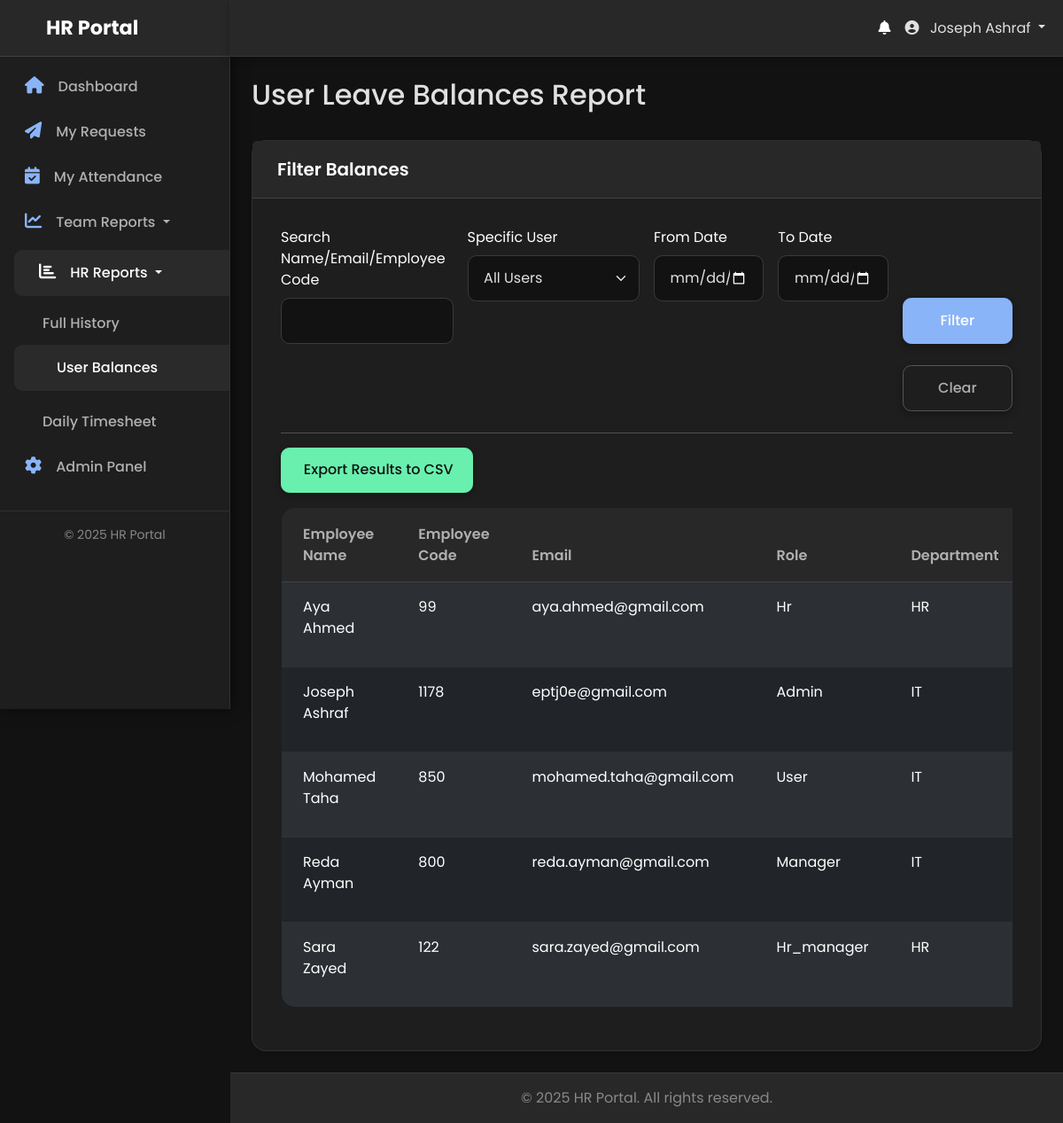
Screenshot of /reports/user_balances.php (signed in) with the database file from the repository.
### tables this page shows
CREATE TABLE `users` (
  `id` int(11) NOT NULL,
  `employee_code` varchar(50) DEFAULT NULL,
  `full_name` varchar(255) NOT NULL,
  `email` varchar(255) NOT NULL,
  `password` varchar(255) NOT NULL,
  `contact_number` varchar(20) DEFAULT NULL,
  `emergency_contact_name` varchar(255) DEFAULT NULL,
  `emergency_contact_number` varchar(20) DEFAULT NULL,
  `role` enum('user','manager','hr','hr_manager','admin') NOT NULL DEFAULT 'user',
  `shift_id` int(11) DEFAULT NULL,
  `department_id` int(11) DEFAULT NULL,
  `direct_manager_id` int(11) DEFAULT NULL,
  `is_active` tinyint(1) NOT NULL DEFAULT 1,
  `must_change_password` tinyint(1) NOT NULL DEFAULT 0,
  `last_login_at` datetime DEFAULT NULL,
  `created_at` timestamp NOT NULL DEFAULT current_timestamp(),
  `updated_at` timestamp NOT NULL DEFAULT current_timestamp() ON UPDATE current_timestamp()
);

CREATE TABLE `departments` (
  `id` int(11) NOT NULL,
  `name` varchar(255) NOT NULL,
  `description` text DEFAULT NULL
);

### reports/user_balances.php (the view, shortened to what this page needs)
<?php
require_once __DIR__ . '/../app/core/database.php';
$search_query = trim($_GET['search'] ?? '');
$start_date = trim($_GET['start_date'] ?? '');
$end_date = trim($_GET['end_date'] ?? '');
$sql_users = "
    SELECT u.id AS user_id, u.full_name, u.email, u.role, u.employee_code, d.name AS department_name, -- ADDED u.employee_code
           GROUP_CONCAT(CONCAT(lt.name, ':', lb.balance_days) ORDER BY lt.name SEPARATOR ';') AS balances_str
    FROM users u
    LEFT JOIN leave_balances lb ON u.id = lb.user_id
    LEFT JOIN leave_types lt ON lb.leave_type_id = lt.id
    LEFT JOIN departments d ON u.department_id = d.id
";
$where_clauses = ["lt.is_active = 1"];
$sql_params = [];
if (!empty($where_clauses)) {
    $sql_users .= " WHERE " . implode(' AND ', $where_clauses);
}
$sql_users .= " GROUP BY u.id, u.full_name, u.email, u.role, u.employee_code, d.name ORDER BY u.full_name ASC";
try {
    $stmt_users = $pdo->prepare($sql_users);
    $stmt_users->execute($sql_params);
    $users_data = $stmt_users->fetchAll();
} catch (PDOException $e) {
    $error = "Database error fetching user balances: " . $e->getMessage();
    $users_data = [];
    error_log("Error fetching user balances: " . $e->getMessage());
}
include __DIR__ . '/../app/templates/header.php';
?>
<div class="d-flex justify-content-between align-items-center mb-4">
    <h1 class="h2">User Leave Balances Report</h1>
</div>
<div class="card shadow-sm">
    <div class="card-header">
        <h2 class="h5 mb-0">Filter Balances</h2>
    </div>
    <div class="card-body">
        <form action="user_balances.php" method="get" class="mb-4">
            <div class="row g-3">
                <div class="col-md-3">
                    <label for="search" class="form-label">Search Name/Email/Employee Code</label> <input type="text" class="form-control" id="search" name="search" value="<?= htmlspecialchars($search_query) ?>">
                </div>
                <div class="col-md-3">
                    <label for="user_id" class="form-label">Specific User</label>
                    <select class="form-select" id="user_id" name="user_id">
                        <option value="">All Users</option>
                    </select>
                </div>
                <div class="col-md-2">
                    <label for="start_date" class="form-label">From Date</label>
                    <input type="date" class="form-control" id="start_date" name="start_date" value="<?= htmlspecialchars($start_date) ?>">
                </div>
                <div class="col-md-2">
                    <label for="end_date" class="form-label">To Date</label>
                    <input type="date" class="form-control" id="end_date" name="end_date" value="<?= htmlspecialchars($end_date) ?>">
                </div>
                <div class="col-md-2 align-self-end">
                    <button class="btn btn-primary w-100" type="submit"><i class="bi bi-search"></i> Filter</button>
                </div>
            </div>
            <div class="row g-3 mt-2">
                 <div class="col-md-2 ms-auto">
                     <a href="user_balances.php" class="btn btn-outline-secondary w-100"><i class="bi bi-x-circle"></i> Clear</a>
                 </div>
            </div>
        </form>
        <hr>
        <div class="mb-3">
            <a href="?<?= http_build_query(array_merge($_GET, ['export' => 'csv'])) ?>" class="btn btn-success">
                <i class="bi bi-download me-1"></i> Export Results to CSV
            </a>
        </div>
        <div class="table-responsive">
            <table class="table table-striped table-hover">
                <thead class="table-light">
                    <tr>
                        <th>Employee Name</th>
                        <th>Employee Code</th> <th>Email</th>
                        <th>Role</th>
                        <th>Department</th>
                    </tr>
                </thead>
                <tbody>
                    <?php if (empty($users_data)): ?>
                        <tr>
                            <td colspan="6" class="text-center text-muted p-4">No results found for the selected filters.</td> </tr>
                    <?php else: ?>
                        <?php foreach ($users_data as $user): ?>
                             <tr>
                                <td><?= htmlspecialchars($user['full_name']); ?></td>
                                <td><?= htmlspecialchars($user['employee_code'] ?? 'N/A'); ?></td> <td><?= htmlspecialchars($user['email']); ?></td>
                                <td><?= ucfirst(htmlspecialchars($user['role'])); ?></td>
                                <td><?= htmlspecialchars($user['department_name'] ?? 'N/A'); ?></td>
                            </tr>
                        <?php endforeach; ?>
                    <?php endif; ?>
                </tbody>
            </table>
        </div>
    </div>
</div>
<?php
include __DIR__ . '/../app/templates/footer.php';
?>

### css/style.css (style rules this page uses)
* { box-sizing: border-box; }
html, body { height: 100%; margin: 0; padding: 0; overflow-x: hidden; background-color: #121212; color: #e0e0e0; font-family: 'Poppins', sans-serif; background-image: radial-gradient(circle at top left, rgba(138, 180, 248, 0.05) 0%, transparent 30%), radial-gradient(circle at bottom right, rgba(105, 240, 174, 0.05) 0%, transparent 30%); background-size: 100% 100%; background-repeat: no-repeat; }
a { color: #8ab4f8; text-decoration: none; transition: color 0.3s ease, transform 0.1s ease-out; }
.card { border: 1px solid rgba(255, 255, 255, 0.08); border-radius: 1rem; background-color: #1e1e1e; box-shadow: 0 10px 30px rgba(0, 0, 0, 0.5); transition: transform 0.2s ease-out, box-shadow 0.2s ease-out; position: relative; z-index: 1; }
.card-header { background-color: #282828; border-bottom: 1px solid rgba(255, 255, 255, 0.12); color: #ffffff; font-weight: 600; padding: 1.25rem 1.75rem; border-top-left-radius: 1rem; border-top-right-radius: 1rem; }
.card-header h2, .card-header h5 { color: #ffffff; font-weight: 600; white-space: normal; word-break: break-word; }
.card-body { padding: 2rem; }
.form-label { color: #ffffff; }
.form-control, .form-select { border-radius: 0.6rem; border: 1px solid #3a3a3a; background-color: #121212; color: #e0e0e0; padding: 0.8rem 1.1rem; transition: border-color 0.2s ease, box-shadow 0.2s ease; }
.form-control::placeholder { color: #a0a0a0; opacity: 1; }
.btn { border-radius: 0.6rem; font-weight: 500; padding: 0.8rem 1.3rem; transition: all 0.3s ease-in-out, box-shadow 0.2s ease-out; box-shadow: 0 3px 8px rgba(0, 0, 0, 0.3); cursor: pointer; }
.btn-primary { background-color: #8ab4f8; border-color: #8ab4f8; color: #ffffff; }
.btn-success { background-color: #69f0ae; border-color: #69f0ae; color: #121212; }
.btn-outline-secondary { border-color: #555555; color: #b0b0b0; }
.table { border-radius: 1rem; overflow: hidden; background-color: #1e1e1e; color: #e0e0e0; border: 1px solid rgba(255, 255, 255, 0.08); }
.table thead th { background-color: #282828; color: #b0b0b0; border-bottom: 1px solid rgba(255, 255, 255, 0.12); padding: 1.1rem 1.5rem; font-weight: 600; }
.table tbody td { border-color: rgba(255, 255, 255, 0.06); padding: 1rem 1.5rem; }
.table-striped tbody tr:nth-of-type(odd) { background-color: #222222; }

### rows the page displays
users: full_name "Aya Ahmed", employee_code "99", email "aya.ahmed@gmail.com", role "Hr", department.name "HR"
users: full_name "Joseph Ashraf", employee_code "1178", email "eptj0e@gmail.com", role "Admin", department.name "IT"
users: full_name "Mohamed Taha", employee_code "850", email "mohamed.taha@gmail.com", role "User", department.name "IT"
users: full_name "Reda Ayman", employee_code "800", email "reda.ayman@gmail.com", role "Manager", department.name "IT"
users: full_name "Sara Zayed", employee_code "122", email "sara.zayed@gmail.com", role "Hr_manager", department.name "HR"

### other values shown
SITE_NAME "HR Portal"
$_SESSION['full_name'] "Joseph Ashraf"
